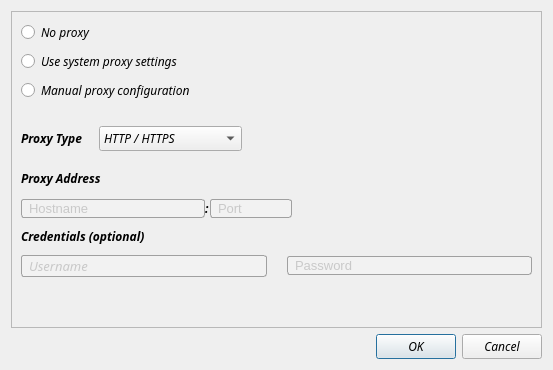
<?xml version="1.0" encoding="UTF-8"?>
<ui version="4.0">
 <class>Proxy</class>
 <widget class="QDialog" name="Proxy">
  <property name="geometry">
   <rect>
    <x>0</x>
    <y>0</y>
    <width>553</width>
    <height>370</height>
   </rect>
  </property>
  <property name="font">
   <font>
    <family>Linux Libertine Display O</family>
    <italic>true</italic>
   </font>
  </property>
  <property name="windowTitle">
   <string>Proxy</string>
  </property>
  <property name="windowIcon">
   <iconset resource="../res/resources.qrc">
    <normaloff>:/Bingbg-icon.png</normaloff>:/Bingbg-icon.png</iconset>
  </property>
  <layout class="QVBoxLayout" name="verticalLayout">
   <item>
    <widget class="QScrollArea" name="scrollArea">
     <property name="widgetResizable">
      <bool>true</bool>
     </property>
     <widget class="QWidget" name="scrollAreaWidgetContents">
      <property name="geometry">
       <rect>
        <x>0</x>
        <y>0</y>
        <width>533</width>
        <height>318</height>
       </rect>
      </property>
      <layout class="QVBoxLayout" name="verticalLayout_2">
       <item>
        <widget class="QRadioButton" name="rbtn_noproxy">
         <property name="text">
          <string>No proxy</string>
         </property>
        </widget>
       </item>
       <item>
        <widget class="QRadioButton" name="rbtn_sys">
         <property name="text">
          <string>Use system proxy settings</string>
         </property>
        </widget>
       </item>
       <item>
        <widget class="QRadioButton" name="rbtn_manual">
         <property name="text">
          <string>Manual proxy configuration</string>
         </property>
        </widget>
       </item>
       <item>
        <widget class="QFrame" name="frame">
         <property name="enabled">
          <bool>true</bool>
         </property>
         <property name="frameShape">
          <enum>QFrame::NoFrame</enum>
         </property>
         <property name="frameShadow">
          <enum>QFrame::Raised</enum>
         </property>
         <widget class="QWidget" name="horizontalLayoutWidget_2">
          <property name="geometry">
           <rect>
            <x>0</x>
            <y>10</y>
            <width>221</width>
            <height>41</height>
           </rect>
          </property>
          <layout class="QHBoxLayout" name="horizontalLayout_2" stretch="3,6">
           <item>
            <widget class="QLabel" name="label">
             <property name="text">
              <string>&lt;html&gt;&lt;head/&gt;&lt;body&gt;&lt;p&gt;&lt;span style=&quot; font-weight:600;&quot;&gt;Proxy Type&lt;/span&gt;&lt;/p&gt;&lt;/body&gt;&lt;/html&gt;</string>
             </property>
             <property name="alignment">
              <set>Qt::AlignLeading|Qt::AlignLeft|Qt::AlignVCenter</set>
             </property>
            </widget>
           </item>
           <item>
            <widget class="QComboBox" name="proxyType">
             <item>
              <property name="text">
               <string>HTTP / HTTPS</string>
              </property>
             </item>
             <item>
              <property name="text">
               <string>SOCKS 4</string>
              </property>
             </item>
             <item>
              <property name="text">
               <string>SOCKS 5</string>
              </property>
             </item>
            </widget>
           </item>
          </layout>
         </widget>
         <widget class="QWidget" name="verticalLayoutWidget">
          <property name="geometry">
           <rect>
            <x>0</x>
            <y>110</y>
            <width>511</width>
            <height>59</height>
           </rect>
          </property>
          <layout class="QVBoxLayout" name="verticalLayout_3" stretch="3,6">
           <property name="spacing">
            <number>0</number>
           </property>
           <item>
            <widget class="QLabel" name="label_opt">
             <property name="text">
              <string>&lt;html&gt;&lt;head/&gt;&lt;body&gt;&lt;p&gt;&lt;span style=&quot; font-weight:600;&quot;&gt;Credentials (optional)&lt;/span&gt;&lt;/p&gt;&lt;/body&gt;&lt;/html&gt;</string>
             </property>
            </widget>
           </item>
           <item>
            <layout class="QHBoxLayout" name="horizontalLayout" stretch="40,0,40">
             <property name="spacing">
              <number>0</number>
             </property>
             <property name="topMargin">
              <number>0</number>
             </property>
             <property name="bottomMargin">
              <number>0</number>
             </property>
             <item>
              <widget class="QLineEdit" name="usrname">
               <property name="font">
                <font>
                 <family>Linux Libertine Display O</family>
                 <pointsize>10</pointsize>
                 <italic>true</italic>
                </font>
               </property>
               <property name="styleSheet">
                <string notr="true">* {
	outline: none;
}

QDialog {
	background: #D6DBE9;
}

QLineEdit {
	border: 1px solid #A0A0A0;
	border-radius: 3px;
	padding-left: 5px;
	background-color: #F2F2F2;
	color: #A0A0A0;
	selection-background-color: #A0A0A0;
	selection-color: #F2F2F2;
	font-size: 10pt;
}

QLineEdit:hover 
{
	border: 1px solid #298DFF;
	border-radius: 3px;
	background-color: #F2F2F2;
	color: #298DFF;
	selection-background-color: #298DFF;
	selection-color: #F2F2F2;
}

QLineEdit[echoMode=&quot;2&quot;] {
	lineedit-password-character: 9679;
	lineedit-password-mask-delay: 2000;
}

QLineEdit:disabled 
{
	border: 1px solid #CDCDCD;
	background-color: #CDCDCD;
	color: #B4B4B4;
}

QLineEdit:read-only 
{
	background-color: #CDCDCD;
	color: #F2F2F2;
}</string>
               </property>
               <property name="text">
                <string/>
               </property>
               <property name="placeholderText">
                <string>Username</string>
               </property>
              </widget>
             </item>
             <item>
              <spacer name="horizontalSpacer">
               <property name="orientation">
                <enum>Qt::Horizontal</enum>
               </property>
               <property name="sizeType">
                <enum>QSizePolicy::Fixed</enum>
               </property>
               <property name="sizeHint" stdset="0">
                <size>
                 <width>20</width>
                 <height>10</height>
                </size>
               </property>
              </spacer>
             </item>
             <item>
              <widget class="QLineEdit" name="password">
               <property name="enabled">
                <bool>true</bool>
               </property>
               <property name="sizePolicy">
                <sizepolicy hsizetype="Expanding" vsizetype="Fixed">
                 <horstretch>0</horstretch>
                 <verstretch>0</verstretch>
                </sizepolicy>
               </property>
               <property name="styleSheet">
                <string notr="true">* {
	outline: none;
}

QDialog {
	background: #D6DBE9;
}

QLineEdit {
	border: 1px solid #A0A0A0; /* 边框宽度为1px，颜色为#A0A0A0 */
	border-radius: 3px; /* 边框圆角 */
	padding-left: 5px; /* 文本距离左边界有5px */
	background-color: #F2F2F2; /* 背景颜色 */
	color: #A0A0A0; /* 文本颜色 */
	selection-background-color: #A0A0A0; /* 选中文本的背景颜色 */
	selection-color: #F2F2F2; /* 选中文本的颜色 */
	font-family: &quot;Microsoft YaHei&quot;; /* 文本字体族 */
	font-size: 10pt; /* 文本字体大小 */
}

QLineEdit:hover { /* 鼠标悬浮在QLineEdit时的状态 */
	border: 1px solid #298DFF;
	border-radius: 3px;
	background-color: #F2F2F2;
	color: #298DFF;
	selection-background-color: #298DFF;
	selection-color: #F2F2F2;
}

QLineEdit[echoMode=&quot;2&quot;] { /* QLineEdit有输入掩码时的状态 */
	lineedit-password-character: 9679;
	lineedit-password-mask-delay: 2000;
}

QLineEdit:disabled { /* QLineEdit在禁用时的状态 */
	border: 1px solid #CDCDCD;
	background-color: #CDCDCD;
	color: #B4B4B4;
}

QLineEdit:read-only { /* QLineEdit在只读时的状态 */
	background-color: #CDCDCD;
	color: #F2F2F2;
}</string>
               </property>
               <property name="echoMode">
                <enum>QLineEdit::Password</enum>
               </property>
               <property name="placeholderText">
                <string>Password</string>
               </property>
              </widget>
             </item>
            </layout>
           </item>
          </layout>
         </widget>
         <widget class="QWidget" name="verticalLayoutWidget_2">
          <property name="geometry">
           <rect>
            <x>0</x>
            <y>50</y>
            <width>511</width>
            <height>61</height>
           </rect>
          </property>
          <layout class="QVBoxLayout" name="verticalLayout_4" stretch="3,6">
           <property name="spacing">
            <number>0</number>
           </property>
           <item>
            <widget class="QLabel" name="label_addr">
             <property name="text">
              <string>&lt;html&gt;&lt;head/&gt;&lt;body&gt;&lt;p&gt;&lt;span style=&quot; font-weight:600;&quot;&gt;Proxy Address&lt;/span&gt;&lt;/p&gt;&lt;/body&gt;&lt;/html&gt;</string>
             </property>
            </widget>
           </item>
           <item>
            <layout class="QHBoxLayout" name="horizontalLayout_3" stretch="9,0,4,0">
             <item>
              <widget class="QLineEdit" name="hostname">
               <property name="styleSheet">
                <string notr="true">* {
	outline: none;
}

QDialog {
	background: #D6DBE9;
}

QLineEdit {
	border: 1px solid #A0A0A0; /* 边框宽度为1px，颜色为#A0A0A0 */
	border-radius: 3px; /* 边框圆角 */
	padding-left: 5px; /* 文本距离左边界有5px */
	background-color: #F2F2F2; /* 背景颜色 */
	color: #A0A0A0; /* 文本颜色 */
	selection-background-color: #A0A0A0; /* 选中文本的背景颜色 */
	selection-color: #F2F2F2; /* 选中文本的颜色 */
	font-family: &quot;Microsoft YaHei&quot;; /* 文本字体族 */
	font-size: 10pt; /* 文本字体大小 */
}

QLineEdit:hover { /* 鼠标悬浮在QLineEdit时的状态 */
	border: 1px solid #298DFF;
	border-radius: 3px;
	background-color: #F2F2F2;
	color: #298DFF;
	selection-background-color: #298DFF;
	selection-color: #F2F2F2;
}

QLineEdit[echoMode=&quot;2&quot;] { /* QLineEdit有输入掩码时的状态 */
	lineedit-password-character: 9679;
	lineedit-password-mask-delay: 2000;
}

QLineEdit:disabled { /* QLineEdit在禁用时的状态 */
	border: 1px solid #CDCDCD;
	background-color: #CDCDCD;
	color: #B4B4B4;
}

QLineEdit:read-only { /* QLineEdit在只读时的状态 */
	background-color: #CDCDCD;
	color: #F2F2F2;
}</string>
               </property>
               <property name="placeholderText">
                <string>Hostname</string>
               </property>
              </widget>
             </item>
             <item>
              <widget class="QLabel" name="label_2">
               <property name="sizePolicy">
                <sizepolicy hsizetype="Fixed" vsizetype="Fixed">
                 <horstretch>0</horstretch>
                 <verstretch>0</verstretch>
                </sizepolicy>
               </property>
               <property name="text">
                <string>&lt;html&gt;&lt;head/&gt;&lt;body&gt;&lt;p&gt;&lt;span style=&quot; font-weight:600;&quot;&gt;:&lt;/span&gt;&lt;/p&gt;&lt;/body&gt;&lt;/html&gt;</string>
               </property>
              </widget>
             </item>
             <item>
              <widget class="QLineEdit" name="port">
               <property name="styleSheet">
                <string notr="true">* {
	outline: none;
}

QDialog {
	background: #D6DBE9;
}

QLineEdit {
	border: 1px solid #A0A0A0; /* 边框宽度为1px，颜色为#A0A0A0 */
	border-radius: 3px; /* 边框圆角 */
	padding-left: 5px; /* 文本距离左边界有5px */
	background-color: #F2F2F2; /* 背景颜色 */
	color: #A0A0A0; /* 文本颜色 */
	selection-background-color: #A0A0A0; /* 选中文本的背景颜色 */
	selection-color: #F2F2F2; /* 选中文本的颜色 */
	font-family: &quot;Microsoft YaHei&quot;; /* 文本字体族 */
	font-size: 10pt; /* 文本字体大小 */
}

QLineEdit:hover { /* 鼠标悬浮在QLineEdit时的状态 */
	border: 1px solid #298DFF;
	border-radius: 3px;
	background-color: #F2F2F2;
	color: #298DFF;
	selection-background-color: #298DFF;
	selection-color: #F2F2F2;
}

QLineEdit[echoMode=&quot;2&quot;] { /* QLineEdit有输入掩码时的状态 */
	lineedit-password-character: 9679;
	lineedit-password-mask-delay: 2000;
}

QLineEdit:disabled { /* QLineEdit在禁用时的状态 */
	border: 1px solid #CDCDCD;
	background-color: #CDCDCD;
	color: #B4B4B4;
}

QLineEdit:read-only { /* QLineEdit在只读时的状态 */
	background-color: #CDCDCD;
	color: #F2F2F2;
}</string>
               </property>
               <property name="placeholderText">
                <string>Port</string>
               </property>
              </widget>
             </item>
             <item>
              <spacer name="horizontalSpacer_2">
               <property name="orientation">
                <enum>Qt::Horizontal</enum>
               </property>
               <property name="sizeHint" stdset="0">
                <size>
                 <width>240</width>
                 <height>20</height>
                </size>
               </property>
              </spacer>
             </item>
            </layout>
           </item>
          </layout>
         </widget>
        </widget>
       </item>
      </layout>
     </widget>
    </widget>
   </item>
   <item>
    <widget class="QDialogButtonBox" name="buttonBox">
     <property name="orientation">
      <enum>Qt::Horizontal</enum>
     </property>
     <property name="standardButtons">
      <set>QDialogButtonBox::Cancel|QDialogButtonBox::Ok</set>
     </property>
    </widget>
   </item>
  </layout>
 </widget>
 <resources>
  <include location="../res/resources.qrc"/>
 </resources>
 <connections>
  <connection>
   <sender>buttonBox</sender>
   <signal>accepted()</signal>
   <receiver>Proxy</receiver>
   <slot>accept()</slot>
   <hints>
    <hint type="sourcelabel">
     <x>248</x>
     <y>254</y>
    </hint>
    <hint type="destinationlabel">
     <x>157</x>
     <y>274</y>
    </hint>
   </hints>
  </connection>
  <connection>
   <sender>buttonBox</sender>
   <signal>rejected()</signal>
   <receiver>Proxy</receiver>
   <slot>reject()</slot>
   <hints>
    <hint type="sourcelabel">
     <x>316</x>
     <y>260</y>
    </hint>
    <hint type="destinationlabel">
     <x>286</x>
     <y>274</y>
    </hint>
   </hints>
  </connection>
 </connections>
</ui>
